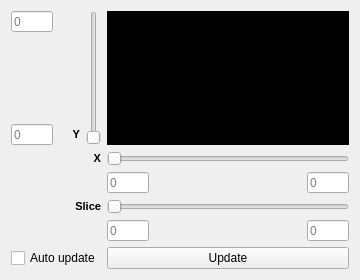
<?xml version="1.0" encoding="UTF-8"?>
<ui version="4.0">
 <class>selector</class>
 <widget class="QWidget" name="selector">
  <property name="geometry">
   <rect>
    <x>0</x>
    <y>0</y>
    <width>360</width>
    <height>280</height>
   </rect>
  </property>
  <property name="windowTitle">
   <string>Selector</string>
  </property>
  <layout class="QGridLayout" name="gridLayout">
   <item row="5" column="1" colspan="2">
    <widget class="QLabel" name="label_z">
     <property name="font">
      <font>
       <pointsize>8</pointsize>
       <weight>75</weight>
       <bold>true</bold>
      </font>
     </property>
     <property name="text">
      <string>Slice</string>
     </property>
     <property name="alignment">
      <set>Qt::AlignRight|Qt::AlignTrailing|Qt::AlignVCenter</set>
     </property>
    </widget>
   </item>
   <item row="1" column="0">
    <spacer name="spacer_y">
     <property name="orientation">
      <enum>Qt::Vertical</enum>
     </property>
     <property name="sizeHint" stdset="0">
      <size>
       <width>16</width>
       <height>180</height>
      </size>
     </property>
    </spacer>
   </item>
   <item row="4" column="5">
    <widget class="QLineEdit" name="line_edit_size_x">
     <property name="sizePolicy">
      <sizepolicy hsizetype="Fixed" vsizetype="Fixed">
       <horstretch>0</horstretch>
       <verstretch>0</verstretch>
      </sizepolicy>
     </property>
     <property name="minimumSize">
      <size>
       <width>42</width>
       <height>21</height>
      </size>
     </property>
     <property name="maximumSize">
      <size>
       <width>42</width>
       <height>21</height>
      </size>
     </property>
     <property name="text">
      <string/>
     </property>
     <property name="alignment">
      <set>Qt::AlignLeading|Qt::AlignLeft|Qt::AlignVCenter</set>
     </property>
     <property name="placeholderText">
      <string>0</string>
     </property>
    </widget>
   </item>
   <item row="2" column="1">
    <widget class="QLabel" name="label_y">
     <property name="font">
      <font>
       <pointsize>8</pointsize>
       <weight>75</weight>
       <bold>true</bold>
      </font>
     </property>
     <property name="text">
      <string>Y</string>
     </property>
     <property name="alignment">
      <set>Qt::AlignRight|Qt::AlignTrailing|Qt::AlignVCenter</set>
     </property>
    </widget>
   </item>
   <item row="3" column="1" colspan="2">
    <widget class="QLabel" name="label_x">
     <property name="font">
      <font>
       <pointsize>8</pointsize>
       <weight>75</weight>
       <bold>true</bold>
      </font>
     </property>
     <property name="text">
      <string>X</string>
     </property>
     <property name="alignment">
      <set>Qt::AlignRight|Qt::AlignTrailing|Qt::AlignVCenter</set>
     </property>
    </widget>
   </item>
   <item row="3" column="3" colspan="3">
    <widget class="QxtSpanSlider" name="slider_x">
     <property name="sizePolicy">
      <sizepolicy hsizetype="Preferred" vsizetype="Fixed">
       <horstretch>1</horstretch>
       <verstretch>0</verstretch>
      </sizepolicy>
     </property>
     <property name="minimumSize">
      <size>
       <width>120</width>
       <height>0</height>
      </size>
     </property>
     <property name="orientation">
      <enum>Qt::Horizontal</enum>
     </property>
    </widget>
   </item>
   <item row="4" column="3">
    <widget class="QLineEdit" name="line_edit_offset_x">
     <property name="sizePolicy">
      <sizepolicy hsizetype="Fixed" vsizetype="Fixed">
       <horstretch>0</horstretch>
       <verstretch>0</verstretch>
      </sizepolicy>
     </property>
     <property name="minimumSize">
      <size>
       <width>42</width>
       <height>21</height>
      </size>
     </property>
     <property name="maximumSize">
      <size>
       <width>42</width>
       <height>21</height>
      </size>
     </property>
     <property name="text">
      <string/>
     </property>
     <property name="alignment">
      <set>Qt::AlignLeading|Qt::AlignLeft|Qt::AlignVCenter</set>
     </property>
     <property name="placeholderText">
      <string>0</string>
     </property>
    </widget>
   </item>
   <item row="6" column="3">
    <widget class="QLineEdit" name="line_edit_offset_z">
     <property name="sizePolicy">
      <sizepolicy hsizetype="Fixed" vsizetype="Fixed">
       <horstretch>0</horstretch>
       <verstretch>0</verstretch>
      </sizepolicy>
     </property>
     <property name="minimumSize">
      <size>
       <width>42</width>
       <height>21</height>
      </size>
     </property>
     <property name="maximumSize">
      <size>
       <width>42</width>
       <height>21</height>
      </size>
     </property>
     <property name="text">
      <string/>
     </property>
     <property name="alignment">
      <set>Qt::AlignLeading|Qt::AlignLeft|Qt::AlignVCenter</set>
     </property>
     <property name="placeholderText">
      <string>0</string>
     </property>
    </widget>
   </item>
   <item row="4" column="4">
    <spacer name="spacer_x">
     <property name="orientation">
      <enum>Qt::Horizontal</enum>
     </property>
     <property name="sizeHint" stdset="0">
      <size>
       <width>265</width>
       <height>16</height>
      </size>
     </property>
    </spacer>
   </item>
   <item row="0" column="3" rowspan="3" colspan="3">
    <widget class="QLabel" name="image">
     <property name="sizePolicy">
      <sizepolicy hsizetype="Expanding" vsizetype="Expanding">
       <horstretch>0</horstretch>
       <verstretch>0</verstretch>
      </sizepolicy>
     </property>
     <property name="palette">
      <palette>
       <active>
        <colorrole role="WindowText">
         <brush brushstyle="SolidPattern">
          <color alpha="255">
           <red>255</red>
           <green>255</green>
           <blue>255</blue>
          </color>
         </brush>
        </colorrole>
        <colorrole role="Button">
         <brush brushstyle="SolidPattern">
          <color alpha="255">
           <red>0</red>
           <green>0</green>
           <blue>0</blue>
          </color>
         </brush>
        </colorrole>
        <colorrole role="Light">
         <brush brushstyle="SolidPattern">
          <color alpha="255">
           <red>0</red>
           <green>0</green>
           <blue>0</blue>
          </color>
         </brush>
        </colorrole>
        <colorrole role="Midlight">
         <brush brushstyle="SolidPattern">
          <color alpha="255">
           <red>0</red>
           <green>0</green>
           <blue>0</blue>
          </color>
         </brush>
        </colorrole>
        <colorrole role="Dark">
         <brush brushstyle="SolidPattern">
          <color alpha="255">
           <red>0</red>
           <green>0</green>
           <blue>0</blue>
          </color>
         </brush>
        </colorrole>
        <colorrole role="Mid">
         <brush brushstyle="SolidPattern">
          <color alpha="255">
           <red>0</red>
           <green>0</green>
           <blue>0</blue>
          </color>
         </brush>
        </colorrole>
        <colorrole role="Text">
         <brush brushstyle="SolidPattern">
          <color alpha="255">
           <red>255</red>
           <green>255</green>
           <blue>255</blue>
          </color>
         </brush>
        </colorrole>
        <colorrole role="BrightText">
         <brush brushstyle="SolidPattern">
          <color alpha="255">
           <red>255</red>
           <green>255</green>
           <blue>255</blue>
          </color>
         </brush>
        </colorrole>
        <colorrole role="ButtonText">
         <brush brushstyle="SolidPattern">
          <color alpha="255">
           <red>255</red>
           <green>255</green>
           <blue>255</blue>
          </color>
         </brush>
        </colorrole>
        <colorrole role="Base">
         <brush brushstyle="SolidPattern">
          <color alpha="255">
           <red>0</red>
           <green>0</green>
           <blue>0</blue>
          </color>
         </brush>
        </colorrole>
        <colorrole role="Window">
         <brush brushstyle="SolidPattern">
          <color alpha="255">
           <red>0</red>
           <green>0</green>
           <blue>0</blue>
          </color>
         </brush>
        </colorrole>
        <colorrole role="Shadow">
         <brush brushstyle="SolidPattern">
          <color alpha="255">
           <red>0</red>
           <green>0</green>
           <blue>0</blue>
          </color>
         </brush>
        </colorrole>
        <colorrole role="AlternateBase">
         <brush brushstyle="SolidPattern">
          <color alpha="255">
           <red>0</red>
           <green>0</green>
           <blue>0</blue>
          </color>
         </brush>
        </colorrole>
        <colorrole role="ToolTipBase">
         <brush brushstyle="SolidPattern">
          <color alpha="255">
           <red>255</red>
           <green>255</green>
           <blue>220</blue>
          </color>
         </brush>
        </colorrole>
        <colorrole role="ToolTipText">
         <brush brushstyle="SolidPattern">
          <color alpha="255">
           <red>0</red>
           <green>0</green>
           <blue>0</blue>
          </color>
         </brush>
        </colorrole>
       </active>
       <inactive>
        <colorrole role="WindowText">
         <brush brushstyle="SolidPattern">
          <color alpha="255">
           <red>255</red>
           <green>255</green>
           <blue>255</blue>
          </color>
         </brush>
        </colorrole>
        <colorrole role="Button">
         <brush brushstyle="SolidPattern">
          <color alpha="255">
           <red>0</red>
           <green>0</green>
           <blue>0</blue>
          </color>
         </brush>
        </colorrole>
        <colorrole role="Light">
         <brush brushstyle="SolidPattern">
          <color alpha="255">
           <red>0</red>
           <green>0</green>
           <blue>0</blue>
          </color>
         </brush>
        </colorrole>
        <colorrole role="Midlight">
         <brush brushstyle="SolidPattern">
          <color alpha="255">
           <red>0</red>
           <green>0</green>
           <blue>0</blue>
          </color>
         </brush>
        </colorrole>
        <colorrole role="Dark">
         <brush brushstyle="SolidPattern">
          <color alpha="255">
           <red>0</red>
           <green>0</green>
           <blue>0</blue>
          </color>
         </brush>
        </colorrole>
        <colorrole role="Mid">
         <brush brushstyle="SolidPattern">
          <color alpha="255">
           <red>0</red>
           <green>0</green>
           <blue>0</blue>
          </color>
         </brush>
        </colorrole>
        <colorrole role="Text">
         <brush brushstyle="SolidPattern">
          <color alpha="255">
           <red>255</red>
           <green>255</green>
           <blue>255</blue>
          </color>
         </brush>
        </colorrole>
        <colorrole role="BrightText">
         <brush brushstyle="SolidPattern">
          <color alpha="255">
           <red>255</red>
           <green>255</green>
           <blue>255</blue>
          </color>
         </brush>
        </colorrole>
        <colorrole role="ButtonText">
         <brush brushstyle="SolidPattern">
          <color alpha="255">
           <red>255</red>
           <green>255</green>
           <blue>255</blue>
          </color>
         </brush>
        </colorrole>
        <colorrole role="Base">
         <brush brushstyle="SolidPattern">
          <color alpha="255">
           <red>0</red>
           <green>0</green>
           <blue>0</blue>
          </color>
         </brush>
        </colorrole>
        <colorrole role="Window">
         <brush brushstyle="SolidPattern">
          <color alpha="255">
           <red>0</red>
           <green>0</green>
           <blue>0</blue>
          </color>
         </brush>
        </colorrole>
        <colorrole role="Shadow">
         <brush brushstyle="SolidPattern">
          <color alpha="255">
           <red>0</red>
           <green>0</green>
           <blue>0</blue>
          </color>
         </brush>
        </colorrole>
        <colorrole role="AlternateBase">
         <brush brushstyle="SolidPattern">
          <color alpha="255">
           <red>0</red>
           <green>0</green>
           <blue>0</blue>
          </color>
         </brush>
        </colorrole>
        <colorrole role="ToolTipBase">
         <brush brushstyle="SolidPattern">
          <color alpha="255">
           <red>255</red>
           <green>255</green>
           <blue>220</blue>
          </color>
         </brush>
        </colorrole>
        <colorrole role="ToolTipText">
         <brush brushstyle="SolidPattern">
          <color alpha="255">
           <red>0</red>
           <green>0</green>
           <blue>0</blue>
          </color>
         </brush>
        </colorrole>
       </inactive>
       <disabled>
        <colorrole role="WindowText">
         <brush brushstyle="SolidPattern">
          <color alpha="255">
           <red>0</red>
           <green>0</green>
           <blue>0</blue>
          </color>
         </brush>
        </colorrole>
        <colorrole role="Button">
         <brush brushstyle="SolidPattern">
          <color alpha="255">
           <red>0</red>
           <green>0</green>
           <blue>0</blue>
          </color>
         </brush>
        </colorrole>
        <colorrole role="Light">
         <brush brushstyle="SolidPattern">
          <color alpha="255">
           <red>0</red>
           <green>0</green>
           <blue>0</blue>
          </color>
         </brush>
        </colorrole>
        <colorrole role="Midlight">
         <brush brushstyle="SolidPattern">
          <color alpha="255">
           <red>0</red>
           <green>0</green>
           <blue>0</blue>
          </color>
         </brush>
        </colorrole>
        <colorrole role="Dark">
         <brush brushstyle="SolidPattern">
          <color alpha="255">
           <red>0</red>
           <green>0</green>
           <blue>0</blue>
          </color>
         </brush>
        </colorrole>
        <colorrole role="Mid">
         <brush brushstyle="SolidPattern">
          <color alpha="255">
           <red>0</red>
           <green>0</green>
           <blue>0</blue>
          </color>
         </brush>
        </colorrole>
        <colorrole role="Text">
         <brush brushstyle="SolidPattern">
          <color alpha="255">
           <red>0</red>
           <green>0</green>
           <blue>0</blue>
          </color>
         </brush>
        </colorrole>
        <colorrole role="BrightText">
         <brush brushstyle="SolidPattern">
          <color alpha="255">
           <red>255</red>
           <green>255</green>
           <blue>255</blue>
          </color>
         </brush>
        </colorrole>
        <colorrole role="ButtonText">
         <brush brushstyle="SolidPattern">
          <color alpha="255">
           <red>0</red>
           <green>0</green>
           <blue>0</blue>
          </color>
         </brush>
        </colorrole>
        <colorrole role="Base">
         <brush brushstyle="SolidPattern">
          <color alpha="255">
           <red>0</red>
           <green>0</green>
           <blue>0</blue>
          </color>
         </brush>
        </colorrole>
        <colorrole role="Window">
         <brush brushstyle="SolidPattern">
          <color alpha="255">
           <red>0</red>
           <green>0</green>
           <blue>0</blue>
          </color>
         </brush>
        </colorrole>
        <colorrole role="Shadow">
         <brush brushstyle="SolidPattern">
          <color alpha="255">
           <red>0</red>
           <green>0</green>
           <blue>0</blue>
          </color>
         </brush>
        </colorrole>
        <colorrole role="AlternateBase">
         <brush brushstyle="SolidPattern">
          <color alpha="255">
           <red>0</red>
           <green>0</green>
           <blue>0</blue>
          </color>
         </brush>
        </colorrole>
        <colorrole role="ToolTipBase">
         <brush brushstyle="SolidPattern">
          <color alpha="255">
           <red>255</red>
           <green>255</green>
           <blue>220</blue>
          </color>
         </brush>
        </colorrole>
        <colorrole role="ToolTipText">
         <brush brushstyle="SolidPattern">
          <color alpha="255">
           <red>0</red>
           <green>0</green>
           <blue>0</blue>
          </color>
         </brush>
        </colorrole>
       </disabled>
      </palette>
     </property>
     <property name="autoFillBackground">
      <bool>true</bool>
     </property>
     <property name="text">
      <string/>
     </property>
    </widget>
   </item>
   <item row="0" column="0">
    <widget class="QLineEdit" name="line_edit_size_y">
     <property name="sizePolicy">
      <sizepolicy hsizetype="Fixed" vsizetype="Fixed">
       <horstretch>0</horstretch>
       <verstretch>0</verstretch>
      </sizepolicy>
     </property>
     <property name="minimumSize">
      <size>
       <width>42</width>
       <height>21</height>
      </size>
     </property>
     <property name="maximumSize">
      <size>
       <width>42</width>
       <height>21</height>
      </size>
     </property>
     <property name="text">
      <string/>
     </property>
     <property name="alignment">
      <set>Qt::AlignLeading|Qt::AlignLeft|Qt::AlignVCenter</set>
     </property>
     <property name="placeholderText">
      <string>0</string>
     </property>
    </widget>
   </item>
   <item row="2" column="0">
    <widget class="QLineEdit" name="line_edit_offset_y">
     <property name="sizePolicy">
      <sizepolicy hsizetype="Fixed" vsizetype="Fixed">
       <horstretch>0</horstretch>
       <verstretch>0</verstretch>
      </sizepolicy>
     </property>
     <property name="minimumSize">
      <size>
       <width>42</width>
       <height>21</height>
      </size>
     </property>
     <property name="maximumSize">
      <size>
       <width>42</width>
       <height>21</height>
      </size>
     </property>
     <property name="text">
      <string/>
     </property>
     <property name="alignment">
      <set>Qt::AlignLeading|Qt::AlignLeft|Qt::AlignVCenter</set>
     </property>
     <property name="placeholderText">
      <string>0</string>
     </property>
    </widget>
   </item>
   <item row="5" column="3" colspan="3">
    <widget class="QxtSpanSlider" name="slider_z">
     <property name="sizePolicy">
      <sizepolicy hsizetype="Preferred" vsizetype="Fixed">
       <horstretch>1</horstretch>
       <verstretch>0</verstretch>
      </sizepolicy>
     </property>
     <property name="minimumSize">
      <size>
       <width>120</width>
       <height>0</height>
      </size>
     </property>
     <property name="orientation">
      <enum>Qt::Horizontal</enum>
     </property>
    </widget>
   </item>
   <item row="6" column="4">
    <spacer name="spacer_z">
     <property name="orientation">
      <enum>Qt::Horizontal</enum>
     </property>
     <property name="sizeHint" stdset="0">
      <size>
       <width>265</width>
       <height>16</height>
      </size>
     </property>
    </spacer>
   </item>
   <item row="0" column="2" rowspan="3">
    <widget class="QxtSpanSlider" name="slider_y">
     <property name="sizePolicy">
      <sizepolicy hsizetype="Fixed" vsizetype="Preferred">
       <horstretch>0</horstretch>
       <verstretch>1</verstretch>
      </sizepolicy>
     </property>
     <property name="minimumSize">
      <size>
       <width>0</width>
       <height>120</height>
      </size>
     </property>
     <property name="orientation">
      <enum>Qt::Vertical</enum>
     </property>
    </widget>
   </item>
   <item row="6" column="5">
    <widget class="QLineEdit" name="line_edit_size_z">
     <property name="sizePolicy">
      <sizepolicy hsizetype="Fixed" vsizetype="Fixed">
       <horstretch>0</horstretch>
       <verstretch>0</verstretch>
      </sizepolicy>
     </property>
     <property name="minimumSize">
      <size>
       <width>42</width>
       <height>21</height>
      </size>
     </property>
     <property name="maximumSize">
      <size>
       <width>42</width>
       <height>21</height>
      </size>
     </property>
     <property name="text">
      <string/>
     </property>
     <property name="alignment">
      <set>Qt::AlignLeading|Qt::AlignLeft|Qt::AlignVCenter</set>
     </property>
     <property name="placeholderText">
      <string>0</string>
     </property>
    </widget>
   </item>
   <item row="7" column="3" colspan="3">
    <widget class="QPushButton" name="button_update">
     <property name="text">
      <string>Update</string>
     </property>
     <property name="autoDefault">
      <bool>false</bool>
     </property>
     <property name="default">
      <bool>false</bool>
     </property>
     <property name="flat">
      <bool>false</bool>
     </property>
    </widget>
   </item>
   <item row="7" column="0" colspan="3">
    <widget class="QCheckBox" name="checkbox_auto_update">
     <property name="text">
      <string>Auto update</string>
     </property>
    </widget>
   </item>
  </layout>
 </widget>
 <customwidgets>
  <customwidget>
   <class>QxtSpanSlider</class>
   <extends>QSlider</extends>
   <header location="global">third_party/qxt/qxtspanslider.h</header>
  </customwidget>
 </customwidgets>
 <tabstops>
  <tabstop>slider_x</tabstop>
  <tabstop>line_edit_offset_x</tabstop>
  <tabstop>line_edit_size_x</tabstop>
  <tabstop>slider_y</tabstop>
  <tabstop>line_edit_offset_y</tabstop>
  <tabstop>line_edit_size_y</tabstop>
  <tabstop>slider_z</tabstop>
  <tabstop>line_edit_offset_z</tabstop>
  <tabstop>line_edit_size_z</tabstop>
 </tabstops>
 <resources/>
 <connections/>
</ui>
